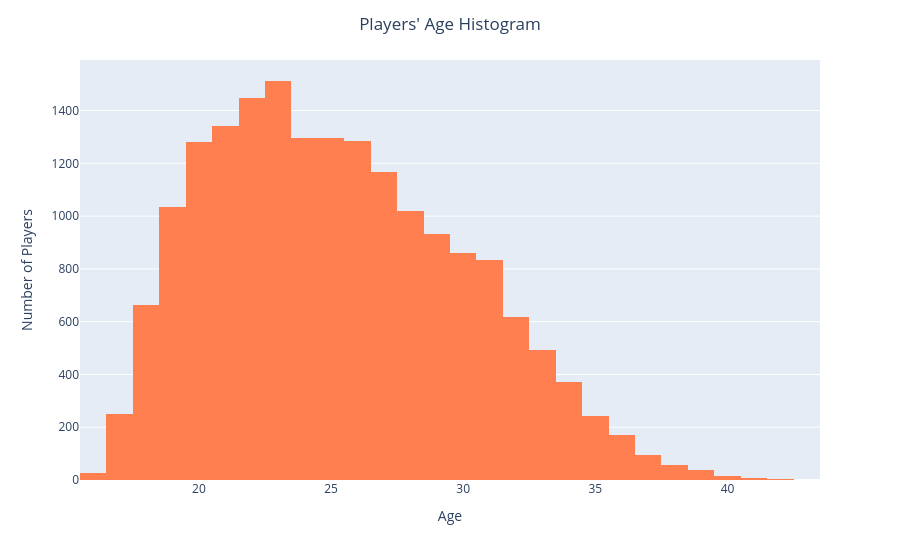

Notebook code cell kept with this figure:
### Code cell
fig = px.histogram(df_24_clean, x='age', nbins=30, color_discrete_sequence=['coral'])
fig.update_layout(
    title='Players\' Age Histogram',
    title_x=0.5,
    xaxis_title='Age',
    yaxis_title='Number of Players',
    hovermode='x unified'
)
fig.show()

### Figure 1 — Plotly figure (JSON) as saved in the notebook; plotly's stock layout.template omitted (floating-point values rounded to 4 significant figures; data arrays with more than 128 entries replaced by an {"elided": "..."} marker saying what was removed)
{"data": [{"alignmentgroup": "True", "bingroup": "x", "hovertemplate": "age=%{x}<br>count=%{y}<extra></extra>", "legendgroup": "", "marker": {"color": "coral", "pattern": {"shape": ""}}, "name": "", "nbinsx": 30, "offsetgroup": "", "orientation": "v", "showlegend": false, "type": "histogram", "x": {"elided": "18350 int values"}, "xaxis": "x", "yaxis": "y"}], "layout": {"autosize": true, "barmode": "relative", "hovermode": "x unified", "legend": {"tracegroupgap": 0}, "margin": {"t": 60}, "title": {"text": "Players' Age Histogram", "x": 0.5}, "xaxis": {"anchor": "y", "autorange": true, "domain": [0, 1], "range": [15.5, 43.5], "title": {"text": "Age"}, "type": "linear"}, "yaxis": {"anchor": "x", "autorange": true, "domain": [0, 1], "range": [0, 1592.0], "title": {"text": "Number of Players"}}}}
